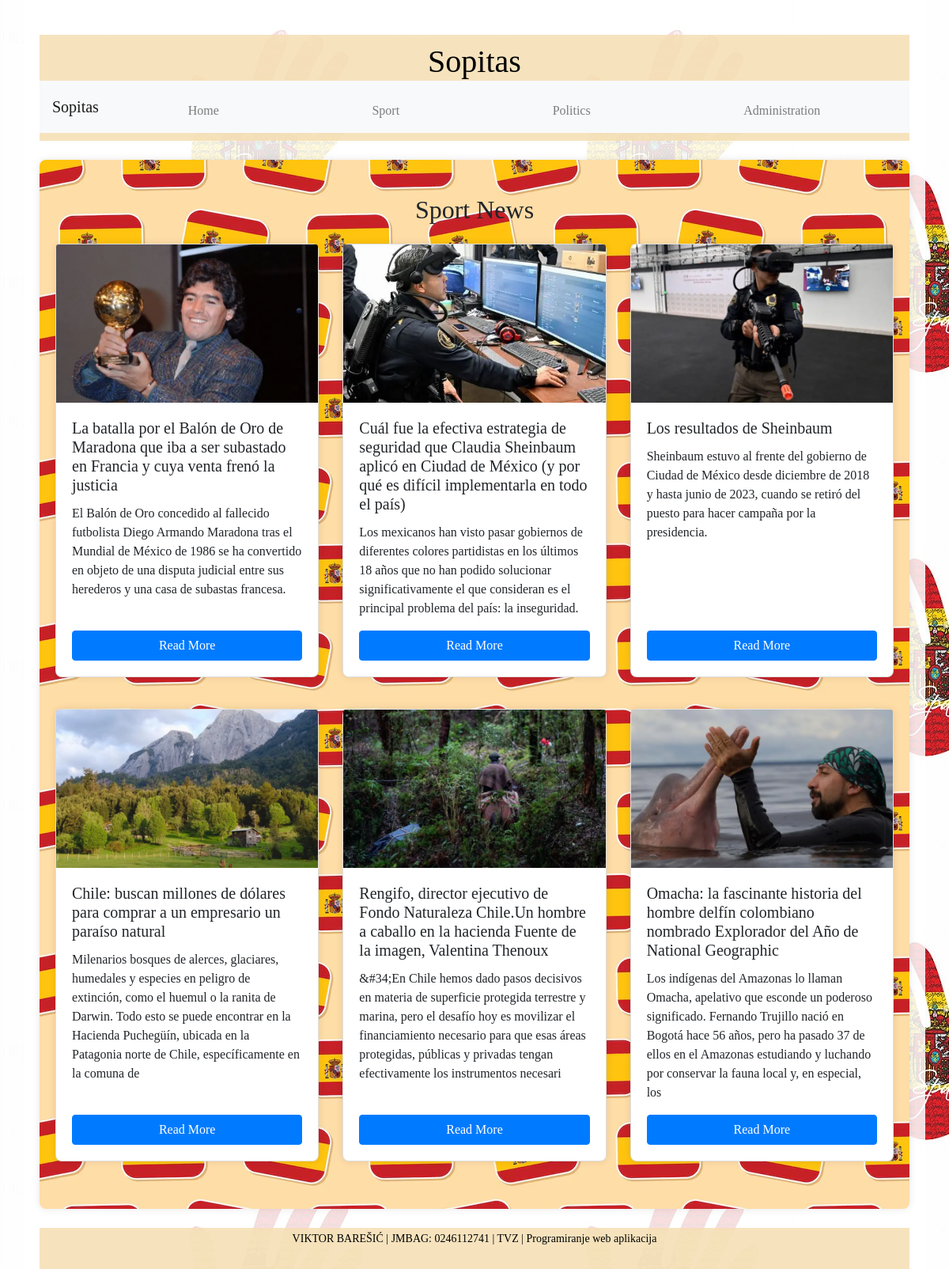
Screenshot of /sport.php with the database file from the repository.
### tables this page shows
CREATE TABLE `news` (
  `id` int(11) NOT NULL,
  `title` varchar(255) NOT NULL,
  `summary` varchar(255) NOT NULL,
  `image` varchar(255) NOT NULL,
  `category` varchar(50) NOT NULL,
  `content` text NOT NULL
);

### php/fetch_news.php (called while the page is built)
<?php
require 'config.php';
function fetch_news($category = null) {
    global $conn;
    $sql = "SELECT id, title, summary, image FROM news";
    if ($category) {
        $sql .= " WHERE category = ?";
    }
    $stmt = $conn->prepare($sql);
    if ($category) {
        $stmt->bind_param("s", $category);
    }
    $stmt->execute();
    $result = $stmt->get_result();
    $news = [];
    while ($row = $result->fetch_assoc()) {
        $news[] = $row;
    }
    return $news;
}
?>

### sport.php (the view, shortened to what this page needs)
<?php
require __DIR__ . '/php/fetch_news.php';
$news = fetch_news('sport');
?>
<!DOCTYPE html>
<html lang="en">
<head>
    <link rel="stylesheet" href="https://stackpath.bootstrapcdn.com/bootstrap/4.5.2/css/bootstrap.min.css">
    <link rel="stylesheet" href="css/style.css">
</head>
<body>
    <div class="container">
        <header class="my-4">
            <h1 class="text-center">Sopitas</h1>
            <nav class="navbar navbar-expand-lg navbar-light bg-light w-100">
                <a class="navbar-brand" href="index.php">Sopitas</a>
                <div class="collapse navbar-collapse" id="navbarNav">
                    <ul class="navbar-nav">
                        <li class="nav-item"><a class="nav-link" href="index.php">Home</a></li>
                        <li class="nav-item"><a class="nav-link" href="sport.php">Sport</a></li>
                        <li class="nav-item"><a class="nav-link" href="politics.php">Politics</a></li>
                        <?php if (isset($_SESSION['username'])): ?>
                            <?php if ($_SESSION['role'] === 'admin'): ?>
                                <li class="nav-item"><a class="nav-link" href="enter_news.php">Enter News</a></li>
                            <?php endif; ?>
                            <li class="nav-item"><a class="nav-link" href="logout.php">Logout</a></li>
                        <?php else: ?>
                            <li class="nav-item"><a class="nav-link" href="administration.php?action=login">Administration</a></li>
                        <?php endif; ?>
                    </ul>
                </div>
            </nav>
        </header>
        <main>
            <h2 class="my-4 text-center">Sport News</h2>
            <?php for ($i = 0; $i < count($news); $i += 3): ?>
                <div class="card-box row">
                    <?php for ($j = $i; $j < $i + 3 && $j < count($news); $j++): ?>
                        <div class="col-md-4 mb-4 d-flex align-items-stretch">
                            <div class="card">
                                <img src="images/<?php echo htmlspecialchars($news[$j]['image']); ?>" alt="<?php echo htmlspecialchars($news[$j]['title']); ?>" class="card-img-top">
                                <div class="card-body d-flex flex-column">
                                    <h5 class="card-title"><?php echo htmlspecialchars($news[$j]['title']); ?></h5>
                                    <p class="card-text"><?php echo htmlspecialchars($news[$j]['summary']); ?></p>
                                    <a href="article.php?id=<?php echo htmlspecialchars($news[$j]['id']); ?>" class="btn btn-primary mt-auto">Read More</a>
                                </div>
                            </div>
                        </div>
                    <?php endfor; ?>
                </div>
            <?php endfor; ?>
        </main>
        <footer class="text-center mt-4">
            <p>VIKTOR BAREŠIĆ | JMBAG: 0246112741 | TVZ | Programiranje web aplikacija</p>
        </footer>
    </div>
</body>
</html>

### css/style.css (style rules this page uses)
* { margin: 0; padding: 0; box-sizing: border-box; font-family: "Georgia", serif; }
html, body { height: 100%; }
body { background: url('../images/Pattern1.png') repeat; display: flex; justify-content: center; }
header { position: relative; background-color: rgba(245, 222, 179, 0.85); color: black; padding: 10px 0; text-align: center; width: 100%; }
header h1 { margin: 0; color: black; }
nav ul { list-style-type: none; padding: 0; margin: 10px 0; display: flex; justify-content: center; }
nav ul li { margin: 0 10px; }
nav ul li a { color: #fff; text-decoration: none; padding: 10px 15px; display: block; }
.container { background-color: rgba(255, 255, 255, 0.85); flex: 1; display: flex; flex-direction: column; padding: 20px; box-sizing: border-box; }
main { flex: 1; padding: 20px; background: url('../images/Patterns.png') repeat; background-color: rgba(255, 255, 255, 0.85); box-shadow: 0 0 10px rgba(0, 0, 0, 0.1); border-radius: 8px; }
footer { background-color: rgba(245, 222, 179, 0.85); color: black; text-align: center; padding: 3px 0 12px; margin-top: auto; width: 100%; font-size: 14px; }
.card { background-color: #fff; box-shadow: 0 0 10px rgba(0, 0, 0, 0.1); border-radius: 8px; }

### sport.php (style rules this page uses)
.card-img-top { height: 200px; object-fit: cover; }
.card-body { display: flex; flex-direction: column; }
.card-title { flex: 0 1 auto; }
.card-text { flex: 1 1 auto; }
.btn-primary { margin-top: auto; }
.card-box { display: flex; flex-wrap: wrap; margin-bottom: 1rem; }
.navbar-nav { flex: 1; display: flex; justify-content: space-around; }

### rows the page displays
news: image (picture), title "La batalla por el Balón de Oro de Maradona que iba a ser subastado en Francia y cuya venta frenó la justicia", summary "El Balón de Oro concedido al fallecido futbolista Diego Armando Maradona tras el Mundial de México de 1986 se ha convertido en objeto de una disputa judicial entre sus herederos y una casa de subastas francesa."
news: image (picture), title "Cuál fue la efectiva estrategia de seguridad que Claudia Sheinbaum aplicó en Ciudad de México (y por qué es difícil implementarla en todo el país)", summary "Los mexicanos han visto pasar gobiernos de diferentes colores partidistas en los últimos 18 años que no han podido solucionar significativamente el que consideran es el principal problema del país: la inseguridad."
news: image (picture), title "Los resultados de Sheinbaum", summary "Sheinbaum estuvo al frente del gobierno de Ciudad de México desde diciembre de 2018 y hasta junio de 2023, cuando se retiró del puesto para hacer campaña por la presidencia."
news: image (picture), title "Chile: buscan millones de dólares para comprar a un empresario un paraíso natural", summary "Milenarios bosques de alerces, glaciares, humedales y especies en peligro de extinción, como el huemul o la ranita de Darwin. Todo esto se puede encontrar en la Hacienda Puchegüín, ubicada en la Patagonia norte de Chile, específicamente en la comuna de"
news: image (picture), title "Rengifo, director ejecutivo de Fondo Naturaleza Chile.Un hombre a caballo en la hacienda Fuente de la imagen, Valentina Thenoux", summary "&#34;En Chile hemos dado pasos decisivos en materia de superficie protegida terrestre y marina, pero el desafío hoy es movilizar el financiamiento necesario para que esas áreas protegidas, públicas y privadas tengan efectivamente los instrumentos necesari"
news: image (picture), title "Omacha: la fascinante historia del hombre delfín colombiano nombrado Explorador del Año de National Geographic", summary "Los indígenas del Amazonas lo llaman Omacha, apelativo que esconde un poderoso significado. Fernando Trujillo nació en Bogotá hace 56 años, pero ha pasado 37 de ellos en el Amazonas estudiando y luchando por conservar la fauna local y, en especial, los"
